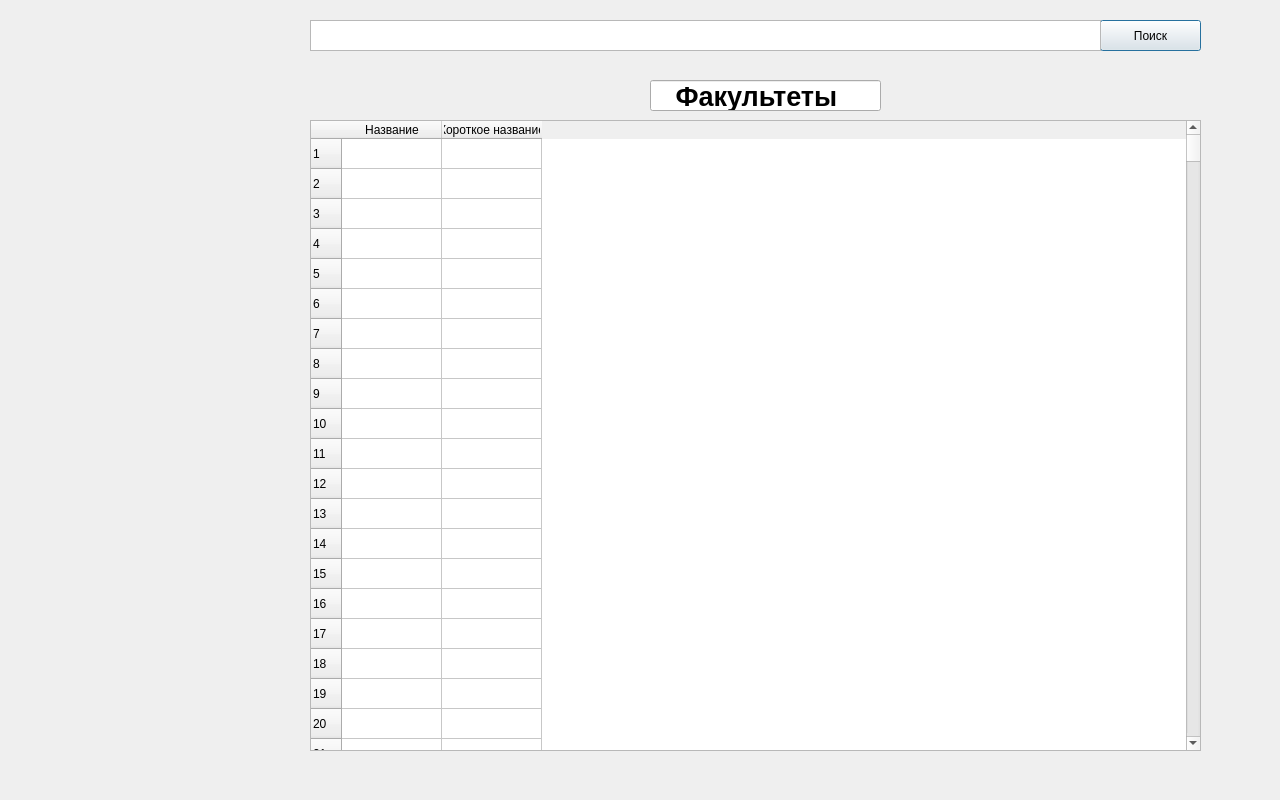
<?xml version="1.0" encoding="UTF-8"?>
<ui version="4.0">
 <class>Dialog</class>
 <widget class="QDialog" name="Dialog">
  <property name="geometry">
   <rect>
    <x>0</x>
    <y>0</y>
    <width>1280</width>
    <height>800</height>
   </rect>
  </property>
  <property name="windowTitle">
   <string>Dialog</string>
  </property>
  <widget class="QLabel" name="label_pageCourses">
   <property name="geometry">
    <rect>
     <x>0</x>
     <y>0</y>
     <width>1280</width>
     <height>800</height>
    </rect>
   </property>
   <property name="text">
    <string/>
   </property>
   <property name="pixmap">
    <pixmap>DesignImages/fon_end.png</pixmap>
   </property>
  </widget>
  <widget class="QPushButton" name="pushSearch">
   <property name="geometry">
    <rect>
     <x>1100</x>
     <y>20</y>
     <width>101</width>
     <height>31</height>
    </rect>
   </property>
   <property name="text">
    <string>Поиск</string>
   </property>
  </widget>
  <widget class="QTableWidget" name="tableCourses">
   <property name="geometry">
    <rect>
     <x>310</x>
     <y>120</y>
     <width>891</width>
     <height>631</height>
    </rect>
   </property>
   <property name="rowCount">
    <number>1000</number>
   </property>
   <row/>
   <row/>
   <row/>
   <row/>
   <row/>
   <row/>
   <row/>
   <row/>
   <row/>
   <row/>
   <row/>
   <row/>
   <row/>
   <row/>
   <row/>
   <row/>
   <row/>
   <row/>
   <row/>
   <row/>
   <row/>
   <row/>
   <row/>
   <row/>
   <row/>
   <row/>
   <row/>
   <row/>
   <row/>
   <row/>
   <row/>
   <row/>
   <row/>
   <row/>
   <row/>
   <row/>
   <row/>
   <row/>
   <row/>
   <row/>
   <row/>
   <row/>
   <row/>
   <row/>
   <row/>
   <row/>
   <row/>
   <row/>
   <row/>
   <row/>
   <row/>
   <row/>
   <row/>
   <row/>
   <row/>
   <row/>
   <row/>
   <row/>
   <row/>
   <row/>
   <row/>
   <row/>
   <row/>
   <row/>
   <row/>
   <row/>
   <row/>
   <row/>
   <row/>
   <row/>
   <row/>
   <row/>
   <row/>
   <row/>
   <row/>
   <row/>
   <row/>
   <row/>
   <row/>
   <row/>
   <row/>
   <row/>
   <row/>
   <row/>
   <row/>
   <row/>
   <row/>
   <row/>
   <row/>
   <row/>
   <row/>
   <row/>
   <row/>
   <row/>
   <row/>
   <row/>
   <row/>
   <row/>
   <row/>
   <row/>
   <row/>
   <row/>
   <row/>
   <row/>
   <row/>
   <row/>
   <row/>
   <row/>
   <row/>
   <row/>
   <row/>
   <row/>
   <row/>
   <row/>
   <row/>
   <row/>
   <row/>
   <row/>
   <row/>
   <row/>
   <row/>
   <row/>
   <row/>
   <row/>
   <row/>
   <row/>
   <row/>
   <row/>
   <row/>
   <row/>
   <row/>
   <row/>
   <row/>
   <row/>
   <row/>
   <row/>
   <row/>
   <row/>
   <row/>
   <row/>
   <row/>
   <row/>
   <row/>
   <row/>
   <row/>
   <row/>
   <row/>
   <row/>
   <row/>
   <row/>
   <row/>
   <row/>
   <row/>
   <row/>
   <row/>
   <row/>
   <row/>
   <row/>
   <row/>
   <row/>
   <row/>
   <row/>
   <row/>
   <row/>
   <row/>
   <row/>
   <row/>
   <row/>
   <row/>
   <row/>
   <row/>
   <row/>
   <row/>
   <row/>
   <row/>
   <row/>
   <row/>
   <row/>
   <row/>
   <row/>
   <row/>
   <row/>
   <row/>
   <row/>
   <row/>
   <row/>
   <row/>
   <row/>
   <row/>
   <row/>
   <row/>
   <row/>
   <row/>
   <row/>
   <row/>
   <row/>
   <row/>
   <row/>
   <row/>
   <row/>
   <row/>
   <row/>
   <row/>
   <row/>
   <row/>
   <row/>
   <row/>
   <row/>
   <row/>
   <row/>
   <row/>
   <row/>
   <row/>
   <row/>
   <row/>
   <row/>
   <row/>
   <row/>
   <row/>
   <row/>
   <row/>
   <row/>
   <row/>
   <row/>
   <row/>
   <row/>
   <row/>
   <row/>
   <row/>
   <row/>
   <row/>
   <row/>
   <row/>
   <row/>
   <row/>
   <row/>
   <row/>
   <row/>
   <row/>
   <row/>
   <row/>
   <row/>
   <row/>
   <row/>
   <row/>
   <row/>
   <row/>
   <row/>
   <row/>
   <row/>
   <row/>
   <row/>
   <row/>
   <row/>
   <row/>
   <row/>
   <row/>
   <row/>
   <row/>
   <row/>
   <row/>
   <row/>
   <row/>
   <row/>
   <row/>
   <row/>
   <row/>
   <row/>
   <row/>
   <row/>
   <row/>
   <row/>
   <row/>
   <row/>
   <row/>
   <row/>
   <row/>
   <row/>
   <row/>
   <row/>
   <row/>
   <row/>
   <row/>
   <row/>
   <row/>
   <row/>
   <row/>
   <row/>
   <row/>
   <row/>
   <row/>
   <row/>
   <row/>
   <row/>
   <row/>
   <row/>
   <row/>
   <row/>
   <row/>
   <row/>
   <row/>
   <row/>
   <row/>
   <row/>
   <row/>
   <row/>
   <row/>
   <row/>
   <row/>
   <row/>
   <row/>
   <row/>
   <row/>
   <row/>
   <row/>
   <row/>
   <row/>
   <row/>
   <row/>
   <row/>
   <row/>
   <row/>
   <row/>
   <row/>
   <row/>
   <row/>
   <row/>
   <row/>
   <row/>
   <row/>
   <row/>
   <row/>
   <row/>
   <row/>
   <row/>
   <row/>
   <row/>
   <row/>
   <row/>
   <row/>
   <row/>
   <row/>
   <row/>
   <row/>
   <row/>
   <row/>
   <row/>
   <row/>
   <row/>
   <row/>
   <row/>
   <row/>
   <row/>
   <row/>
   <row/>
   <row/>
   <row/>
   <row/>
   <row/>
   <row/>
   <row/>
   <row/>
   <row/>
   <row/>
   <row/>
   <row/>
   <row/>
   <row/>
   <row/>
   <row/>
   <row/>
   <row/>
   <row/>
   <row/>
   <row/>
   <row/>
   <row/>
   <row/>
   <row/>
   <row/>
   <row/>
   <row/>
   <row/>
   <row/>
   <row/>
   <row/>
   <row/>
   <row/>
   <row/>
   <row/>
   <row/>
   <row/>
   <row/>
   <row/>
   <row/>
   <row/>
   <row/>
   <row/>
   <row/>
   <row/>
   <row/>
   <row/>
   <row/>
   <row/>
   <row/>
   <row/>
   <row/>
   <row/>
   <row/>
   <row/>
   <row/>
   <row/>
   <row/>
   <row/>
   <row/>
   <row/>
   <row/>
   <row/>
   <row/>
   <row/>
   <row/>
   <row/>
   <row/>
   <row/>
   <row/>
   <row/>
   <row/>
   <row/>
   <row/>
   <row/>
   <row/>
   <row/>
   <row/>
   <row/>
   <row/>
   <row/>
   <row/>
   <row/>
   <row/>
   <row/>
   <row/>
   <row/>
   <row/>
   <row/>
   <row/>
   <row/>
   <row/>
   <row/>
   <row/>
   <row/>
   <row/>
   <row/>
   <row/>
   <row/>
   <row/>
   <row/>
   <row/>
   <row/>
   <row/>
   <row/>
   <row/>
   <row/>
   <row/>
   <row/>
   <row/>
   <row/>
   <row/>
   <row/>
   <row/>
   <row/>
   <row/>
   <row/>
   <row/>
   <row/>
   <row/>
   <row/>
   <row/>
   <row/>
   <row/>
   <row/>
   <row/>
   <row/>
   <row/>
   <row/>
   <row/>
   <row/>
   <row/>
   <row/>
   <row/>
   <row/>
   <row/>
   <row/>
   <row/>
   <row/>
   <row/>
   <row/>
   <row/>
   <row/>
   <row/>
   <row/>
   <row/>
   <row/>
   <row/>
   <row/>
   <row/>
   <row/>
   <row/>
   <row/>
   <row/>
   <row/>
   <row/>
   <row/>
   <row/>
   <row/>
   <row/>
   <row/>
   <row/>
   <row/>
   <row/>
   <row/>
   <row/>
   <row/>
   <row/>
   <row/>
   <row/>
   <row/>
   <row/>
   <row/>
   <row/>
   <row/>
   <row/>
   <row/>
   <row/>
   <row/>
   <row/>
   <row/>
   <row/>
   <row/>
   <row/>
   <row/>
   <row/>
   <row/>
   <row/>
   <row/>
   <row/>
   <row/>
   <row/>
   <row/>
   <row/>
   <row/>
   <row/>
   <row/>
   <row/>
   <row/>
   <row/>
   <row/>
   <row/>
   <row/>
   <row/>
   <row/>
   <row/>
   <row/>
   <row/>
   <row/>
   <row/>
   <row/>
   <row/>
   <row/>
   <row/>
   <row/>
   <row/>
   <row/>
   <row/>
   <row/>
   <row/>
   <row/>
   <row/>
   <row/>
   <row/>
   <row/>
   <row/>
   <row/>
   <row/>
   <row/>
   <row/>
   <row/>
   <row/>
   <row/>
   <row/>
   <row/>
   <row/>
   <row/>
   <row/>
   <row/>
   <row/>
   <row/>
   <row/>
   <row/>
   <row/>
   <row/>
   <row/>
   <row/>
   <row/>
   <row/>
   <row/>
   <row/>
   <row/>
   <row/>
   <row/>
   <row/>
   <row/>
   <row/>
   <row/>
   <row/>
   <row/>
   <row/>
   <row/>
   <row/>
   <row/>
   <row/>
   <row/>
   <row/>
   <row/>
   <row/>
   <row/>
   <row/>
   <row/>
   <row/>
   <row/>
   <row/>
   <row/>
   <row/>
   <row/>
   <row/>
   <row/>
   <row/>
   <row/>
   <row/>
   <row/>
   <row/>
   <row/>
   <row/>
   <row/>
   <row/>
   <row/>
   <row/>
   <row/>
   <row/>
   <row/>
   <row/>
   <row/>
   <row/>
   <row/>
   <row/>
   <row/>
   <row/>
   <row/>
   <row/>
   <row/>
   <row/>
   <row/>
   <row/>
   <row/>
   <row/>
   <row/>
   <row/>
   <row/>
   <row/>
   <row/>
   <row/>
   <row/>
   <row/>
   <row/>
   <row/>
   <row/>
   <row/>
   <row/>
   <row/>
   <row/>
   <row/>
   <row/>
   <row/>
   <row/>
   <row/>
   <row/>
   <row/>
   <row/>
   <row/>
   <row/>
   <row/>
   <row/>
   <row/>
   <row/>
   <row/>
   <row/>
   <row/>
   <row/>
   <row/>
   <row/>
   <row/>
   <row/>
   <row/>
   <row/>
   <row/>
   <row/>
   <row/>
   <row/>
   <row/>
   <row/>
   <row/>
   <row/>
   <row/>
   <row/>
   <row/>
   <row/>
   <row/>
   <row/>
   <row/>
   <row/>
   <row/>
   <row/>
   <row/>
   <row/>
   <row/>
   <row/>
   <row/>
   <row/>
   <row/>
   <row/>
   <row/>
   <row/>
   <row/>
   <row/>
   <row/>
   <row/>
   <row/>
   <row/>
   <row/>
   <row/>
   <row/>
   <row/>
   <row/>
   <row/>
   <row/>
   <row/>
   <row/>
   <row/>
   <row/>
   <row/>
   <row/>
   <row/>
   <row/>
   <row/>
   <row/>
   <row/>
   <row/>
   <row/>
   <row/>
   <row/>
   <row/>
   <row/>
   <row/>
   <row/>
   <row/>
   <row/>
   <row/>
   <row/>
   <row/>
   <row/>
   <row/>
   <row/>
   <row/>
   <row/>
   <row/>
   <row/>
   <row/>
   <row/>
   <row/>
   <row/>
   <row/>
   <row/>
   <row/>
   <row/>
   <row/>
   <row/>
   <row/>
   <row/>
   <row/>
   <row/>
   <row/>
   <row/>
   <row/>
   <row/>
   <row/>
   <row/>
   <row/>
   <row/>
   <row/>
   <row/>
   <row/>
   <row/>
   <row/>
   <row/>
   <row/>
   <row/>
   <row/>
   <row/>
   <row/>
   <row/>
   <row/>
   <row/>
   <row/>
   <row/>
   <row/>
   <row/>
   <row/>
   <row/>
   <row/>
   <row/>
   <row/>
   <row/>
   <row/>
   <row/>
   <row/>
   <row/>
   <row/>
   <row/>
   <row/>
   <row/>
   <row/>
   <row/>
   <row/>
   <row/>
   <row/>
   <row/>
   <row/>
   <row/>
   <row/>
   <row/>
   <row/>
   <row/>
   <row/>
   <row/>
   <row/>
   <row/>
   <row/>
   <row/>
   <row/>
   <row/>
   <row/>
   <row/>
   <row/>
   <row/>
   <row/>
   <row/>
   <row/>
   <row/>
   <row/>
   <row/>
   <row/>
   <row/>
   <row/>
   <row/>
   <row/>
   <row/>
   <row/>
   <row/>
   <row/>
   <row/>
   <row/>
   <row/>
   <row/>
   <row/>
   <row/>
   <row/>
   <row/>
   <row/>
   <row/>
   <row/>
   <row/>
   <row/>
   <row/>
   <row/>
   <row/>
   <row/>
   <row/>
   <row/>
   <row/>
   <row/>
   <row/>
   <row/>
   <row/>
   <row/>
   <row/>
   <row/>
   <row/>
   <row/>
   <row/>
   <row/>
   <row/>
   <row/>
   <row/>
   <row/>
   <row/>
   <row/>
   <row/>
   <row/>
   <row/>
   <row/>
   <row/>
   <row/>
   <row/>
   <row/>
   <row/>
   <row/>
   <row/>
   <row/>
   <row/>
   <row/>
   <row/>
   <row/>
   <row/>
   <row/>
   <row/>
   <row/>
   <row/>
   <row/>
   <row/>
   <row/>
   <row/>
   <row/>
   <row/>
   <row/>
   <row/>
   <row/>
   <row/>
   <row/>
   <row/>
   <row/>
   <row/>
   <row/>
   <row/>
   <row/>
   <row/>
   <row/>
   <row/>
   <row/>
   <row/>
   <row/>
   <row/>
   <row/>
   <row/>
   <row/>
   <row/>
   <row/>
   <row/>
   <row/>
   <row/>
   <row/>
   <row/>
   <row/>
   <row/>
   <row/>
   <row/>
   <row/>
   <row/>
   <row/>
   <row/>
   <row/>
   <row/>
   <row/>
   <row/>
   <row/>
   <row/>
   <row/>
   <row/>
   <row/>
   <row/>
   <row/>
   <row/>
   <row/>
   <row/>
   <row/>
   <row/>
   <row/>
   <row/>
   <row/>
   <row/>
   <row/>
   <row/>
   <row/>
   <row/>
   <row/>
   <row/>
   <row/>
   <row/>
   <row/>
   <row/>
   <row/>
   <row/>
   <column>
    <property name="text">
     <string>Название</string>
    </property>
   </column>
   <column>
    <property name="text">
     <string>Короткое название</string>
    </property>
   </column>
  </widget>
  <widget class="QLineEdit" name="lineFaculty">
   <property name="geometry">
    <rect>
     <x>650</x>
     <y>80</y>
     <width>231</width>
     <height>31</height>
    </rect>
   </property>
   <property name="font">
    <font>
     <pointsize>20</pointsize>
     <weight>75</weight>
     <bold>true</bold>
    </font>
   </property>
   <property name="text">
    <string>   Факультеты</string>
   </property>
  </widget>
  <widget class="QPushButton" name="pushButton_2">
   <property name="geometry">
    <rect>
     <x>14</x>
     <y>2</y>
     <width>281</width>
     <height>271</height>
    </rect>
   </property>
   <property name="text">
    <string/>
   </property>
   <property name="flat">
    <bool>true</bool>
   </property>
  </widget>
  <widget class="QTextEdit" name="textSearch">
   <property name="geometry">
    <rect>
     <x>310</x>
     <y>20</y>
     <width>791</width>
     <height>31</height>
    </rect>
   </property>
  </widget>
 </widget>
 <resources/>
 <connections/>
</ui>
